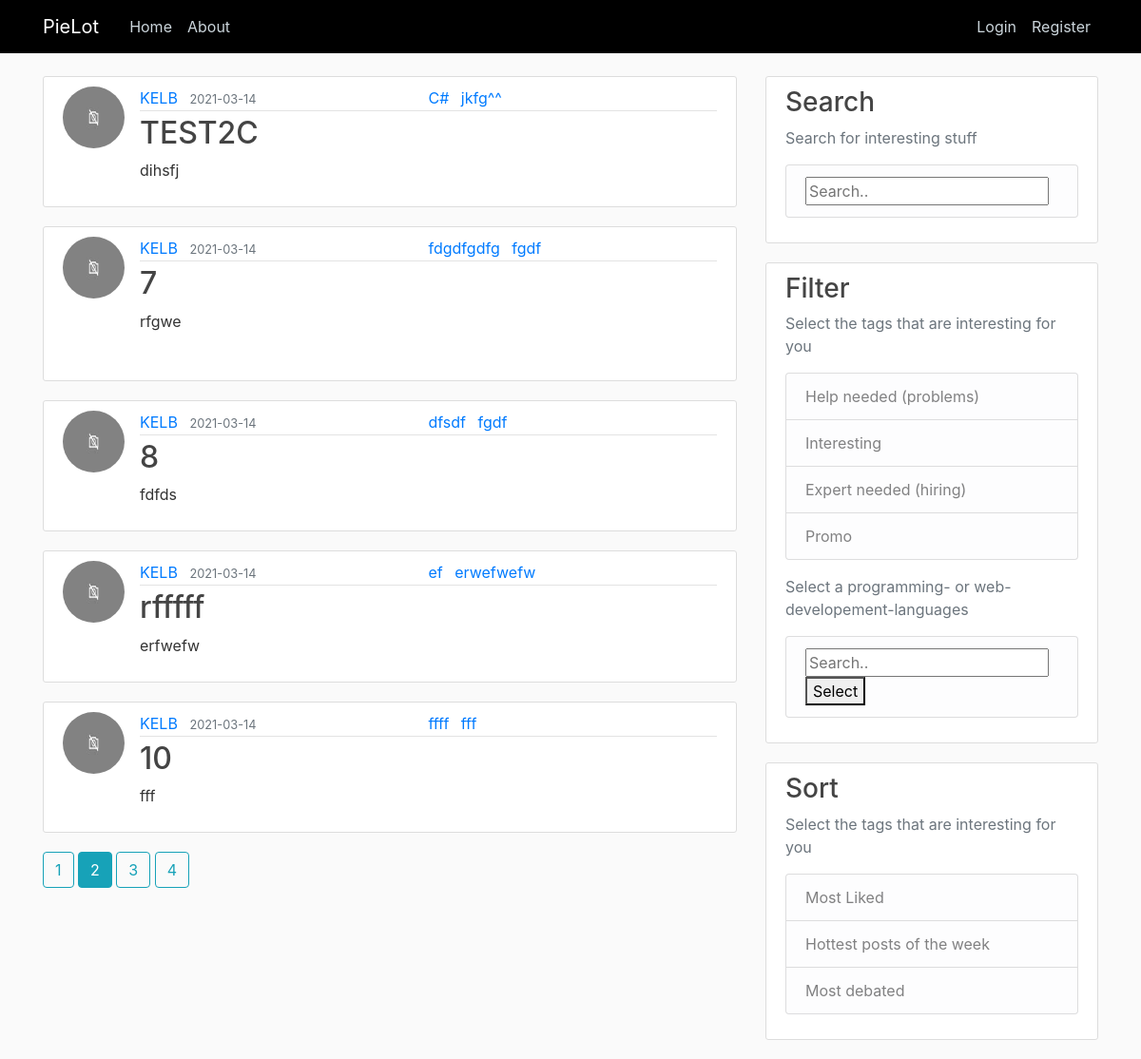
The page /home?page=2 on the database its author committed.
### flaskblog/models.py (models this page shows, shortened)
class Post(db.Model):
    id = db.Column(db.Integer, primary_key=True)
    title = db.Column(db.String(100), nullable=False)
    date_posted = db.Column(db.DateTime, nullable=False, default=datetime.utcnow)
    content = db.Column(db.Text, nullable=False)
    user_id = db.Column(db.Integer, db.ForeignKey('user.id'), nullable=False)
    programming_language = db.Column(db.String(100))
    category = db.Column(db.String(100))

class User(db.Model, UserMixin):
    id = db.Column(db.Integer, primary_key=True)
    username = db.Column(db.String(20), unique=True, nullable=False)
    email = db.Column(db.String(120), unique=True, nullable=False)
    image_file = db.Column(db.String(20), nullable=False, default='default.jpg')
    password = db.Column(db.String(60), nullable=False)
    posts = db.relationship('Post', backref='author', lazy=True)
    comments = db.relationship('Comment', backref='author', lazy=True)

### flaskblog/routes.py (the view)
@app.route("/")
@app.route("/home")
def home():
    page = request.args.get('page', 1, type = int)
    posts = Post.query.paginate(page = page, per_page = 5)
    return render_template('home.html', posts=posts)

### flaskblog/templates/home.html
{% extends "layout.html" %}
{% block content %}
    {% for post in posts.items %}
        <article class="media content-section" >
          <img class="rounded-circle article-img" src="{{ url_for('static', filename='profile_pics/' + post.author.image_file) }}">
          <div class="media-body" >
            <div class="article-metadata">
              <a class="mr-2" href="{{ url_for ('user_posts', username = post.author.username) }}">{{ post.author.username }}</a>
              <small class="text-muted">{{ post.date_posted.strftime('%Y-%m-%d') }}</small>
            </div>
            <h2><a class="article-title" href="{{ url_for('post', post_id=post.id) }}">{{ post.title }}</a></h2>
            <p class="article-content">{{ post.content }}</p>
          </div>
          <div class="media-body">
            <div class="article-metadata">
            <a class="mr-2" href="#">{{ post.programming_language}}</a>
            <a class="mr-2" href="#">{{ post.category }}</a>
            </div>
        </article>
    {% endfor %}
    {% for page_num in posts.iter_pages(left_edge = 1, right_edge = 1, left_current = 1, right_current = 2) %}
      {%if page_num%}
        {%if posts.page == page_num%}
          <a class = "btn btn-info mb-4" href="{{ url_for ('home', page = page_num)}}">{{page_num}}</a>
        {%else%}
          <a class = "btn btn-outline-info mb-4" href="{{ url_for ('home', page = page_num)}}">{{page_num}}</a>
        {%endif%}
      {%else%}
      ...
      {%endif%}
    {%endfor%}
{% endblock content %}

### flaskblog/static/main.css (style rules this page uses)
body { background: #fafafa; color: #333333; margin-top: 5rem; }
h1, h2, h3, h4, h5, h6 { color: #444444; }
.content-section { background: #ffffff; padding: 10px 20px; border: 1px solid #dddddd; border-radius: 3px; margin-bottom: 20px; }
.article-title { color: #444444; }
.article-content { white-space: pre-line; }
.article-img { height: 65px; width: 65px; margin-right: 16px; }
.article-metadata { padding-bottom: 1px; margin-bottom: 4px; border-bottom: 1px solid #e3e3e3 }

### rows shown on the page
Post: image_file (picture), author.username "KELB", date_posted "2021-03-14", title "TEST2C", content "dihsfj", programming_language "C#", category "jkfg^^"
Post: image_file (picture), author.username "KELB", date_posted "2021-03-14", title "7", content "rfgwe", programming_language "fdgdfgdfg", category "fgdf"
Post: image_file (picture), author.username "KELB", date_posted "2021-03-14", title "8", content "fdfds", programming_language "dfsdf", category "fgdf"
Post: image_file (picture), author.username "KELB", date_posted "2021-03-14", title "rfffff", content "erfwefw", programming_language "ef", category "erwefwefw"
Post: image_file (picture), author.username "KELB", date_posted "2021-03-14", title "10", content "fff", programming_language "ffff", category "fff"

### other values the page prints
{{ page_num }} "1" "3" "4"
{{ page_num }} "2"
